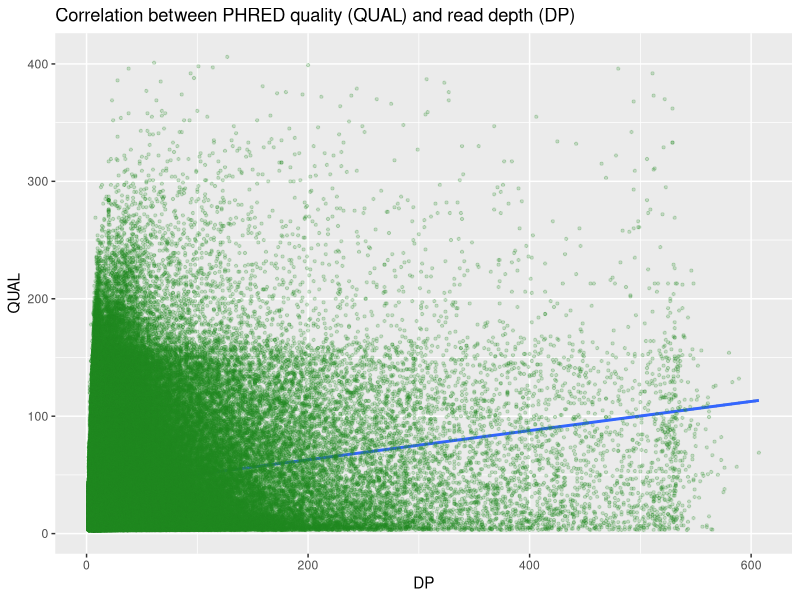
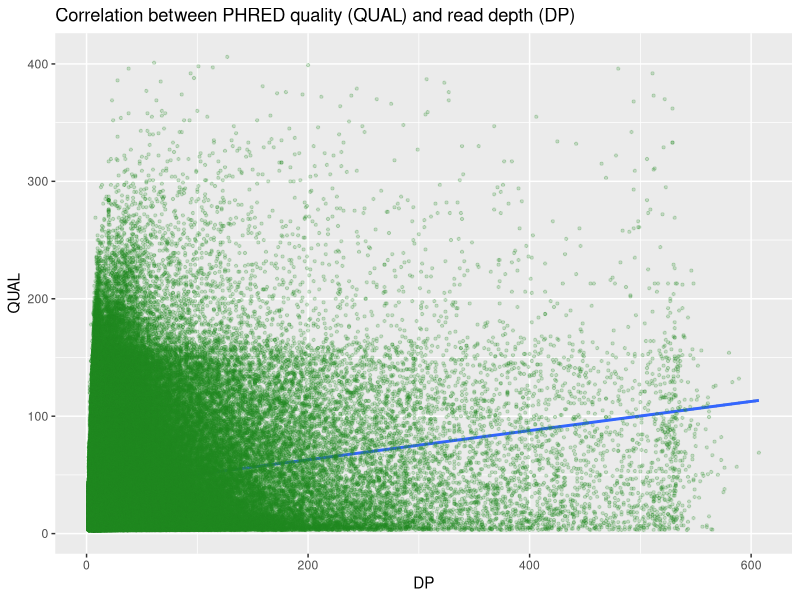

These charts were generated, in order, by the following R code:
library(tidyverse)
read_tsv('3_attempt_output_for_R.tsv') -> d

head(d)
tail(d)

d <- read_tsv("3_attempt_output_for_R.tsv", col_names = c("QUAL", "DP"))
d2 <- d[d$QUAL < 900, ]
p <- ggplot(d2, aes(x = DP, y = QUAL)) + 
  geom_smooth(method = "lm", se = TRUE) +
  geom_point(alpha = 0.2, size = 0.8, color = "forestgreen") + 
  labs(title = "Correlation between PHRED quality (QUAL) and read depth (DP)", x = "DP", y = "QUAL")
print(p)

ggsave("testplot.jpg", plot = p, width = 8, height = 6, dpi = 300)
